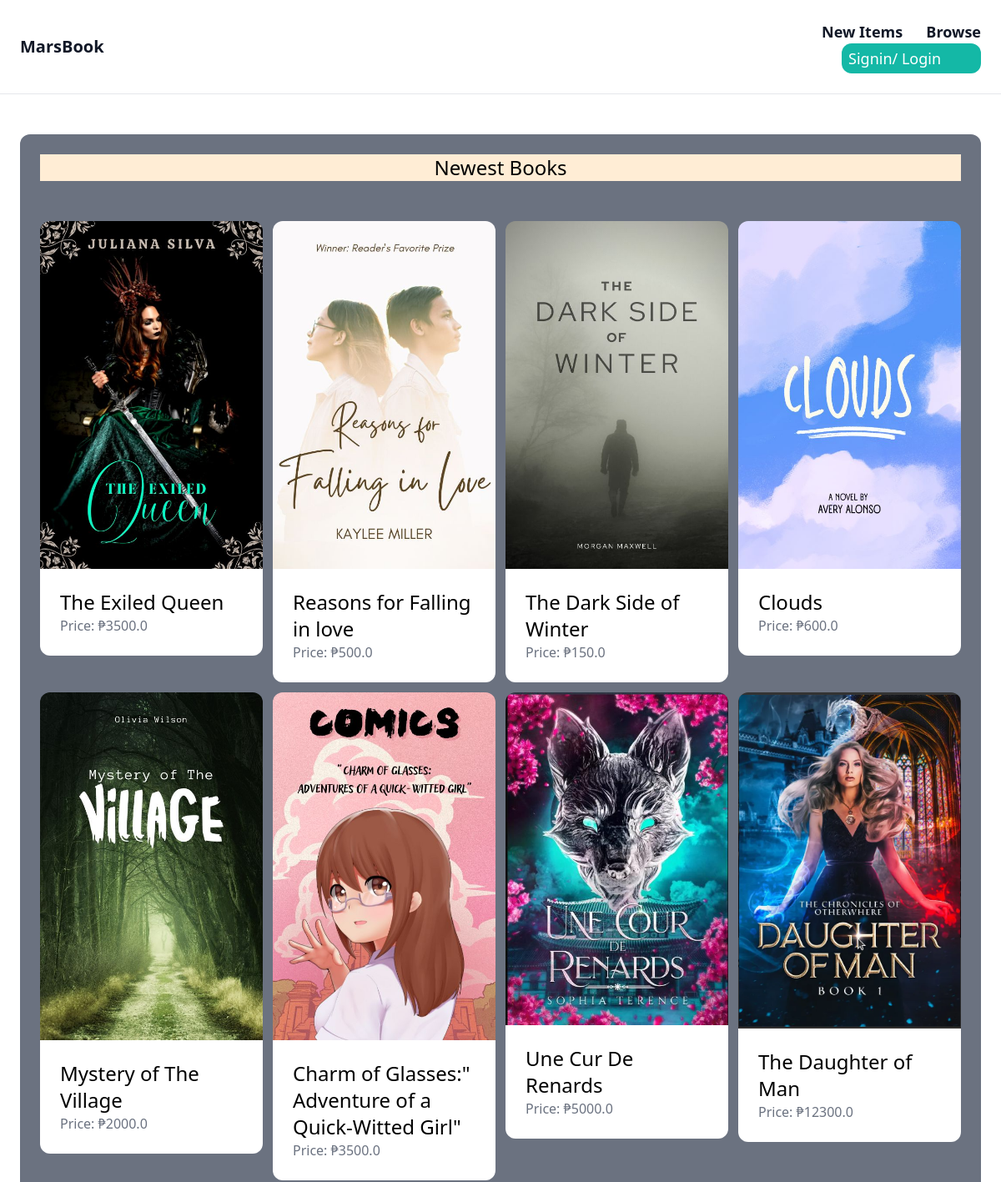
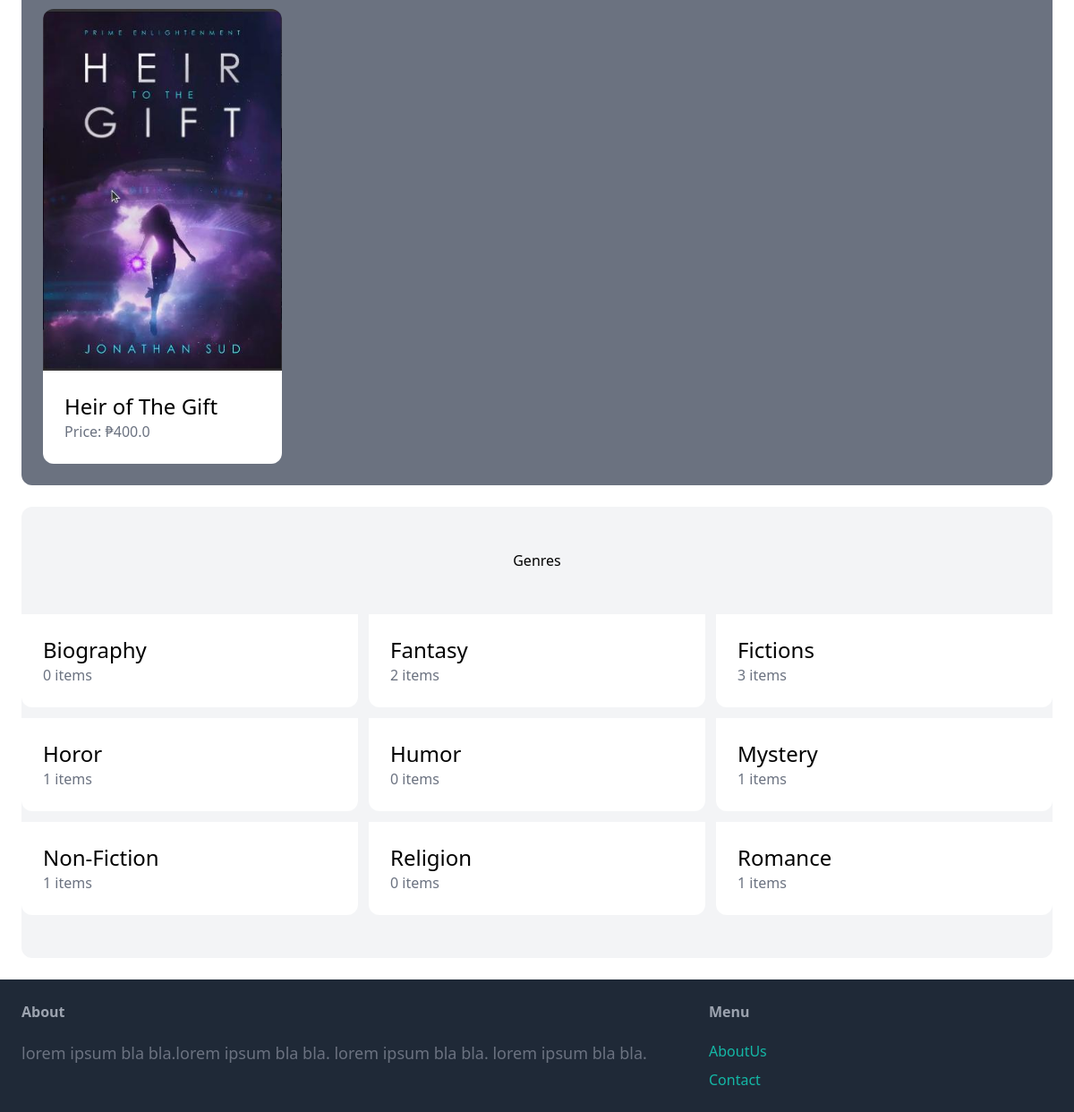
The page / on the database its author committed (2 pictures, top to bottom).
### items/models.py (models this page shows, shortened)
class Item(models.Model):
    category = models.ForeignKey(Category, related_name='items', on_delete=models.CASCADE)
    name = models.CharField(max_length=300)
    descripion = models.TextField(blank=True, null=True)
    price = models.FloatField()
    image = models.ImageField(upload_to='item_image', blank='True', null=True)
    sold_out = models.BooleanField(default=False)
    created_by = models.ForeignKey(User, related_name='items', on_delete=models.CASCADE)
    created_at = models.DateTimeField(auto_now=True)

class Category(models.Model):
    name = models.CharField(max_length=255)
    class Meta:
        ordering  = ('name', )
        verbose_name_plural = 'Categoreis'

### core/views.py (the view)
# urls.py: path('', views.index, name='index'),
def index(request):
    items = Item.objects.all()
    categories = Category.objects.all()
    return render(request, 'core/index.html',{
        'categories': categories,
        'items':items,
    })

### core/templates/core/index.html (shortened to what this page needs)
{% extends "core/base.html" %}
{% block content %}
    <div class="mt-6 px-6 py-6 bg-gray-500 rounded-xl bg-secondary">
            <h2 class="mb-12 bg-orange-100 text-2xl text-center">
                Newest Books
            </h2>
            <div class="grid grid-cols-4 gap-3 ">
                    {% for items in items %}
                    <div>
                        <a href="{% url 'items:detail' items.id %}">
                            <div>
                                <img src="{{ items.image.url }}" class="rounded-t-xl" >
                            </div>
                            <div class="p-6 bg-white rounded-b-xl">
                                <h2 class="text-2xl">{{ items.name }} </h2>
                                <p class="text-gray-500"> Price: ₱{{ items.price}}</p>
                            </div>
                        </a>
                    </div>
                    {% endfor %}
            </div>
    </div>
    <div class="mt-6 py-12 bg-gray-100 rounded-xl bg-success">
        <h2 class="mb-12 text=2xl text-center">
            Genres
        </h2>
        <div class="grid grid-cols-3 gap-3">
                {% for category in categories %}
                <div>
                    <a href="#">
                        <div class="p-6 bg-white rounded-b-xl">
                            <h2 class="text-2xl">{{ category.name }} </h2>
                            <p class="text-gray-500"> {{ category.items.count }} items</p>
                        </div>
                    </a>
                </div>
                {% endfor %}
        </div>
    </div>
{% endblock %}

### core/templates/core/base.html (shortened to what this page needs)
<!doctype html>
    <html>
        <head>
                <script src="https://cdn.tailwindcss.com"></script>
        </head>
        <body class="bg-white dark:bg-gray-800">
            <nav class=" navbar navbar-expand-lg bd-navbar bg-light sticky-top py-6 px-6 flex justify-between items-center border-b brder-blue-200">
                <a href="{% url 'core:index'%}" class="text-gray-900 dark:text-white text-xl font-semibold">
                    MarsBook</a>
                <div class="space-x-6 d-md-inline-flex">
                    <a href="{% url 'items:new' %}" class="text-gray-900 dark:text-white text-lg font-semibold hover:text-blue-500">
                        New Items</a>
                    <a href="{% url 'items:browser'%}" class="text-gray-900 dark:text-white text-lg font-semibold hover:text-blue-500">
                         Browse</a>
                    {% if request.user.is_authenticated %}
                   <a href="{% url 'dashboard:index' %}" class="px-6 py-3 text-gray-900 dark:text-white text-lg front-semibold bg-red-500 text-white rounded-xl hover:bg-red-700">
                       DashBoard</a>
                    <a href="{% url 'core:logout_user' %}" class="px-6 py-3 text-gray-900 dark:text-white text-lg front-semibold bg-teal-500 text-white rounded-xl hover:bg-teal-700">
                        logout</a>
                    {% else  %}
                     <div class="text-justify mt-0 px-2 py-1 text-gray-900 dark:text-white text-lg front-semibold bg-teal-500 text-white rounded-xl hover:bg-gray-700">
                    <a href="{% url 'core:signup' %}">
                         Signin/</a>
                    <a href="{% url 'core:login' %}" >
                        Login</a>
                    {% endif %}
            </nav>
                <div class="px-6 py-6">
                   {% block content %}
                   {% endblock  %}
                </div>
            <footer class="py-6 px-6 flex justify-between bg-gray-800">
                <div class="w-2/3 pr-10">
                        <h3 class="mb-5 font-semibold text-gray-400">
                            About </h3>
                        <p class="text-lg text-gray-500"> lorem ipsum bla bla.lorem ipsum bla bla. lorem ipsum bla bla.
                            lorem ipsum bla bla.</p>
                </div>
                <div class="w-1/3">
                    <h3 class="mb-5 font-semibold text-gray-400">Menu</h3>
                    <ul class="space-y-2">
                        <li> <a href="#" class="tex-lg text-teal-500 hover:text-teal-700">AboutUs </a> </li>
                        <li> <a href="{% url 'core:contact' %}" class="tex-lg text-teal-500 hover:text-teal-700">Contact </a> </li>
                    </ul>
                </div>
            </footer>
        </body>
    </html>

### rows shown on the page
Item: image (picture), name "The Exiled Queen", price "3500.0"
Item: image (picture), name "Reasons for Falling in love", price "500.0"
Item: image (picture), name "The Dark Side of Winter", price "150.0"
Item: image (picture), name "Clouds", price "600.0"
Item: image (picture), name "Mystery of The Village", price "2000.0"
Item: image (picture), name "Charm of Glasses:\" Adventure of a Quick-Witted Girl\"", price "3500.0"
Item: image (picture), name "Une Cur De Renards", price "5000.0"
Item: image (picture), name "The Daughter of Man", price "12300.0"
Item: image (picture), name "Heir of The Gift", price "400.0"
Category: name "Biography", items.count "0"
Category: name "Fantasy", items.count "2"
Category: name "Fictions", items.count "3"
Category: name "Horor", items.count "1"
Category: name "Humor", items.count "0"
Category: name "Mystery", items.count "1"
Category: name "Non-Fiction", items.count "1"
Category: name "Religion", items.count "0"
Category: name "Romance", items.count "1"
